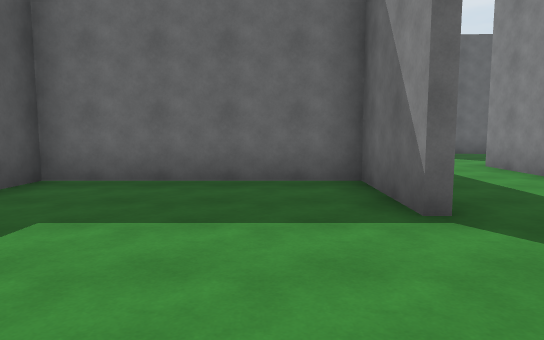
View 1 (above)

16 first-person views from a walk through a Unity game level. The camera is 1.5 m above the floor, tilts 6° down and sees 70° across. The floor is counted in squares, 2 m on a side. Each view is taken from the middle of a square. On the plan, view 1 faces up. The plan holds only what a view shows up to about 12 squares ahead; the rest is blank. The place goes on beyond the plan. The player is left out. Some animated figures are not drawn.

View 2
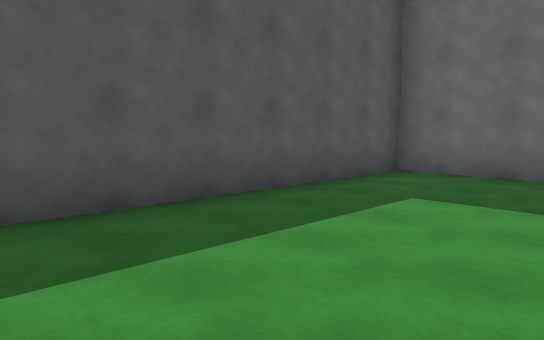

View 3
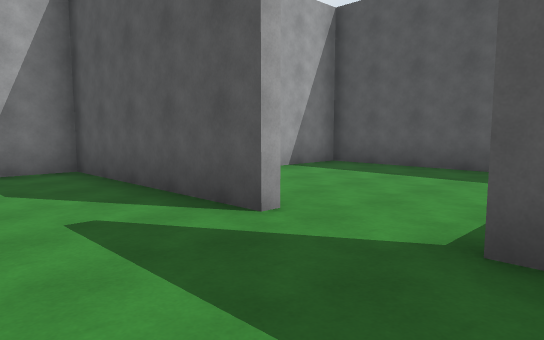

View 4
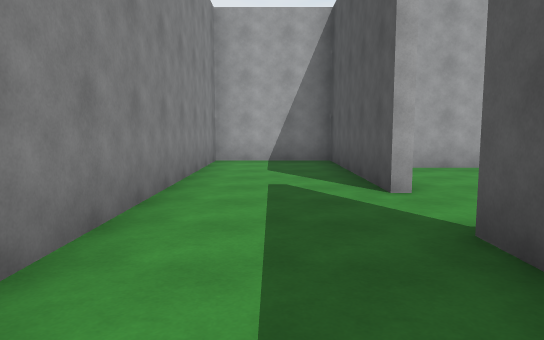

View 5
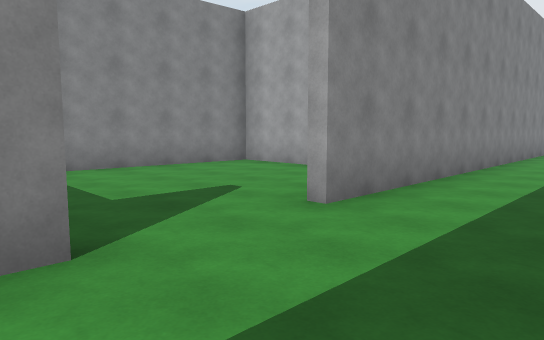

View 6
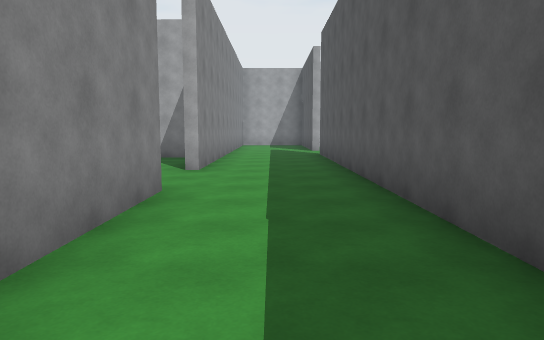

View 7
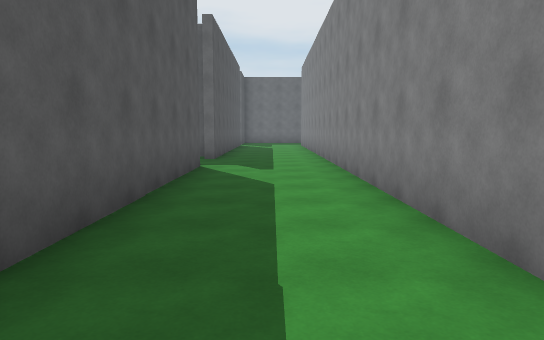

View 8
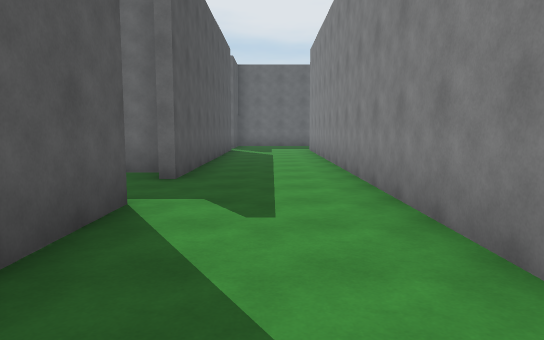

View 9
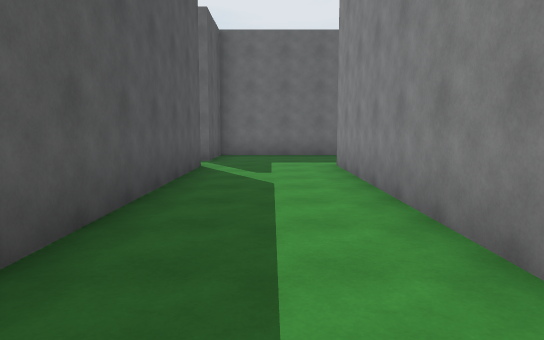

View 10
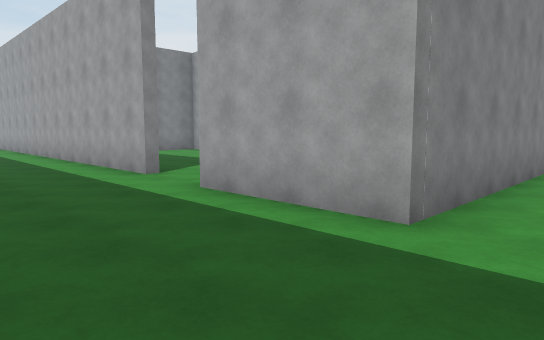

View 11
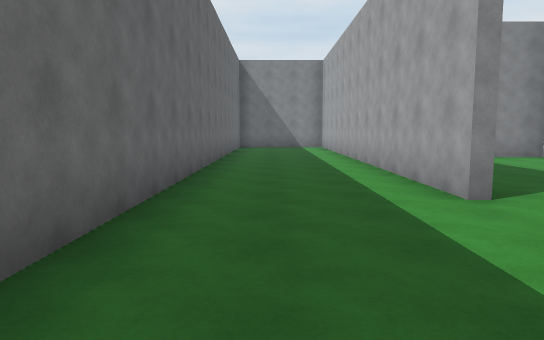

View 12
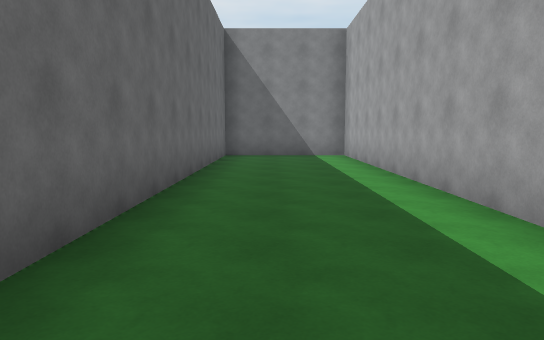

View 13
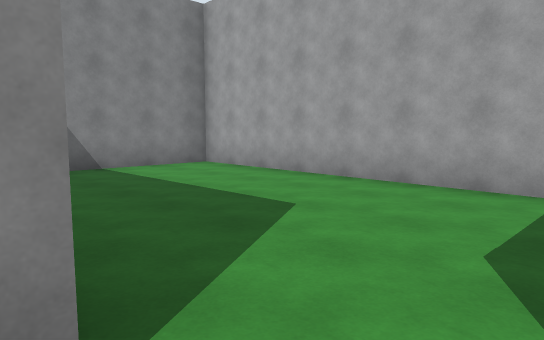

View 14
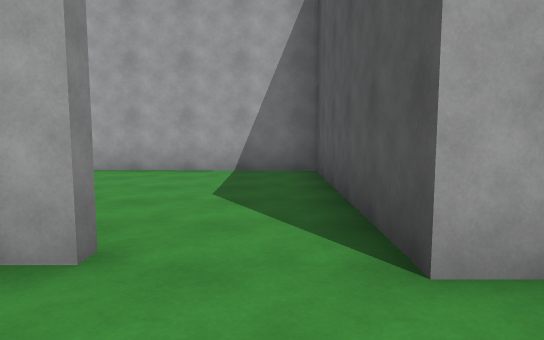

View 15
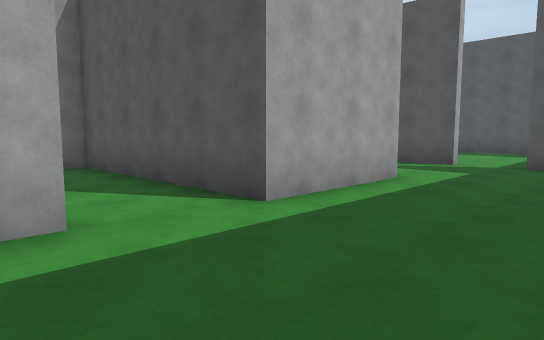

View 16
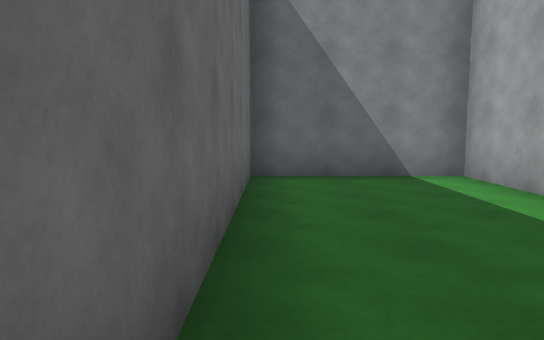

### Floor plan
Ten units are one square. View 1 is at (0, 0); x grows to the right and y downward. Boxes are objects, and circles mark ways between rooms. Rooms are numbered by the first view taken in them; rooms with no view inside come last. Other rooms are left out.
<svg viewBox="-41 -318 258 356">
<path fill="none" stroke="#000" d="M13 -33 13 -56 -34 -56 -36 16 2 16M16 -179 16 -33M12 -207 4 -207M67 -119 55 -119M44 -103 44 -281 72 -281M16 -280 16 -198M90 -279 212 -279 212 -313 69 -313M50 -313 16 -313 16 -293M53 -47 93 -46 95 -87M16 -15 16 33 44 33 44 -80M72 -281 72 -230 155 -227 155 -258"/>
<circle cx="20" cy="-25" r="3" fill="#2a7"/>
<circle cx="85" cy="-280" r="3" fill="#2a7"/>
<text x="-10" y="-20">1</text>
<text x="40" y="-180">2</text>
<text x="120" y="-250">3</text>
</svg>
Room 1 opens to room 2. Room 2 opens to room 3.

Where each view was taken, in squares from view 1:
view 1: 0 up, 0 right, facing up
view 2: 1 down, 0 right, facing up-left
view 3: 4 up, 4 right, facing down-left
view 4: 6 up, 3 right, facing down
view 5: 11 up, 2 right, facing down-right
view 6: 15 up, 3 right, facing down
view 7: 10 up, 3 right, facing up
view 8: 14 up, 3 right, facing up
view 9: 20 up, 3 right, facing up
view 10: 31 up, 3 right, facing down-right
view 11: 30 up, 5 right, facing right
view 12: 30 up, 10 right, facing right
view 13: 28 up, 8 right, facing down-right
view 14: 30 up, 8 right, facing down
view 15: 31 up, 10 right, facing down-left
view 16: 31 up, 15 right, facing right
